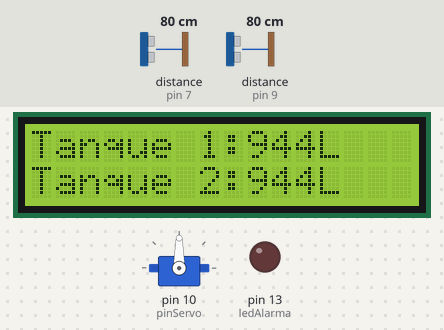
A sketch run on a simulated Arduino Uno, built with avr-gcc and run on an emulated ATmega328P. Parts: servo, 16×2 character LCD, output pins drawn as LEDs (lit = HIGH). Wiring (from diagram.json): 2 × ultrasonic range finder: trigger pin 6, echo pin 7 / trigger pin 8, echo pin 9. Inputs (shaded band) come from the test bench; at power-on: distance to the obstacle (sensors on pin 7, pin 9) 80 cm. The echo pulse lasts 58.3 µs per cm; pins used as bus, display or sensor lines are not drawn.

Above: at 1.2 s.
1.3 s: distance to the obstacle (sensor on pin 7) set to 22 cm
At 2.5 s:
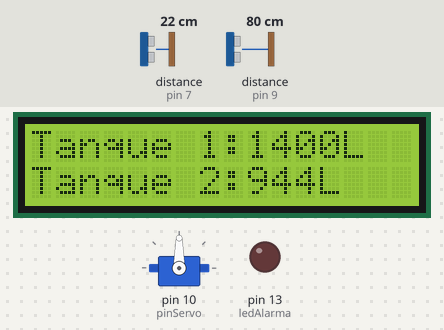
3.0 s: distance to the obstacle (sensor on pin 7) set to 18 cm
At 3.8 s:
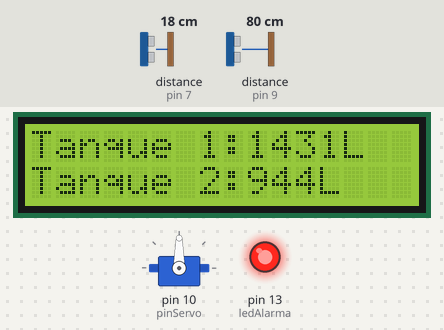
4.7 s: distance to the obstacle (sensor on pin 9) set to 12 cm
At 6.3 s:
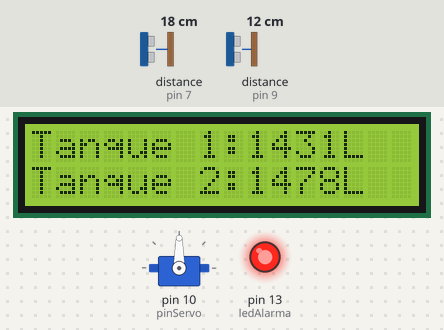
6.8 s: distance to the obstacle (sensor on pin 9) set to 9 cm
At 7.5 s:
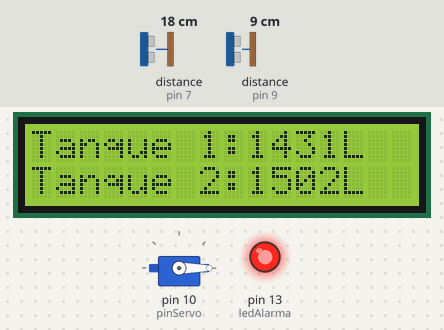
8.5 s: distance to the obstacle (sensor on pin 7) set to 60 cm
At 9.6 s:
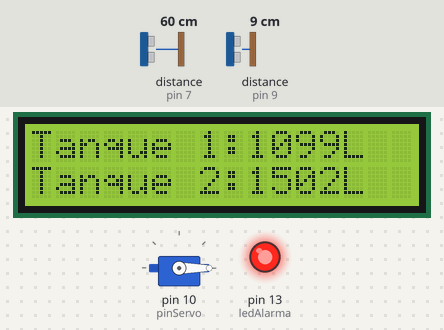
10.5 s: distance to the obstacle (sensor on pin 9) set to 2 cm
At 11.2 s:
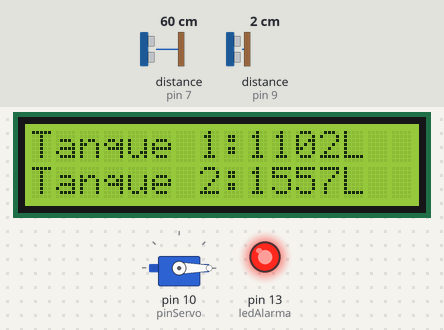
Timing chart, 0 to 13.3 s (numbered marks = the images above; inputs shaded):
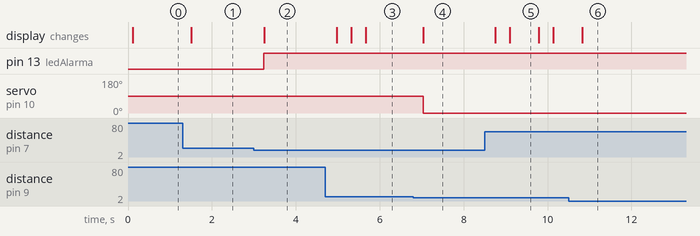

The sketch:

sketch.ino
```cpp
#include <LiquidCrystal.h>
#include <Servo.h>

// Pines del LCD 16x2 (RS, E, D4, D5, D6, D7)
LiquidCrystal lcd(12, 11, 5, 4, 3, 2);

// Pines de los sensores HC-SR04 (Tanque 1 y Tanque 2)
const int trigTanque1 = 6;
const int echoTanque1 = 7;
const int trigTanque2 = 8;
const int echoTanque2 = 9;

// Pines de la valvula (servo) y LED de alarma
const int pinServo  = 10;
const int ledAlarma = 13;

// Dimensiones de cada tanque (2 m de alto y 0.5 m de radio)
const float alturaTanqueCm = 200.0;
const float radioTanqueM   = 0.5;
const float areaBaseM2     = PI * radioTanqueM * radioTanqueM;
const float volumenTotalL  = areaBaseM2 * 2.0 * 1000.0; // ~1570.8 litros

Servo valvula;

float medirDistanciaCm(int pinTrig, int pinEcho) {
  digitalWrite(pinTrig, LOW);
  delayMicroseconds(2);
  digitalWrite(pinTrig, HIGH);
  delayMicroseconds(10);
  digitalWrite(pinTrig, LOW);

  unsigned long duracion = pulseIn(pinEcho, HIGH, 25000);
  if (duracion == 0) {
    return alturaTanqueCm;
  }
  return (duracion * 0.0343) / 2.0;
}

void setup() {
  pinMode(trigTanque1, OUTPUT);
  pinMode(echoTanque1, INPUT);
  pinMode(trigTanque2, OUTPUT);
  pinMode(echoTanque2, INPUT);
  pinMode(ledAlarma, OUTPUT);

  valvula.attach(pinServo);
  valvula.write(90); // Valvula abierta

  lcd.begin(16, 2);
}

void loop() {
  // Medir distancia en ambos tanques
  float distancia1 = medirDistanciaCm(trigTanque1, echoTanque1);
  delay(35);
  float distancia2 = medirDistanciaCm(trigTanque2, echoTanque2);

  // Calcular altura del liquido (cm)
  float altura1 = constrain(alturaTanqueCm - distancia1, 0.0, alturaTanqueCm);
  float altura2 = constrain(alturaTanqueCm - distancia2, 0.0, alturaTanqueCm);

  // Calcular volumen en litros y porcentaje de cada tanque
  float volumen1    = areaBaseM2 * (altura1 / 100.0) * 1000.0;
  float volumen2    = areaBaseM2 * (altura2 / 100.0) * 1000.0;
  float porcentaje1 = (volumen1 / volumenTotalL) * 100.0;
  float porcentaje2 = (volumen2 / volumenTotalL) * 100.0;

  // Encender LED de alarma al llegar al 90%
  if (porcentaje1 >= 90.0 || porcentaje2 >= 90.0) {
    digitalWrite(ledAlarma, HIGH);
  } else {
    digitalWrite(ledAlarma, LOW);
  }

  // Cerrar valvula de entrada al pasar el 95%
  if (porcentaje1 > 95.0 || porcentaje2 > 95.0) {
    valvula.write(0);  // Cerrada
  } else {
    valvula.write(90); // Abierta
  }

  // Mostrar volumen de ambos tanques en el LCD
  lcd.setCursor(0, 0);
  lcd.print("Tanque 1:");
  lcd.print((int)volumen1);
  lcd.print("L   ");

  lcd.setCursor(0, 1);
  lcd.print("Tanque 2:");
  lcd.print((int)volumen2);
  lcd.print("L   ");

  delay(300);
}
```

Measured:
- the behaviour switches between 21 and 20 cm on distance to the obstacle (sensor on pin 7) (found by bisection; images 1 and 2)
- the behaviour switches between 11 and 10 cm on distance to the obstacle (sensor on pin 9) (found by bisection; images 3 and 4)
- after the input at 1.3 s, the display: changes after 0.21 s (image 1)
- after the input at 3.0 s, pin 13 (ledAlarma): LOW → HIGH after 0.24 s; the display: changes after 0.25 s (image 2)
- after the input at 4.7 s, the display: changes after 0.28 s (image 3)
- after the input at 6.8 s, servo on pin 10 (pinServo): 90° → 0° after 0.24 s; the display: changes after 0.24 s (image 4)
- after the input at 8.5 s, the display: first changes after 0.25 s (image 5 shows a later state)
- after the input at 10.5 s, the display: changes after 0.32 s (image 6)
